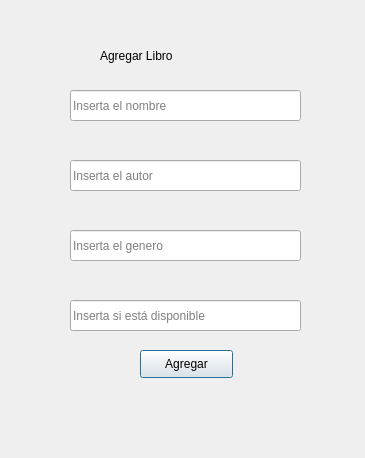
<?xml version="1.0" encoding="UTF-8"?>
<ui version="4.0">
 <class>Dialog</class>
 <widget class="QDialog" name="Dialog">
  <property name="geometry">
   <rect>
    <x>0</x>
    <y>0</y>
    <width>365</width>
    <height>458</height>
   </rect>
  </property>
  <property name="windowTitle">
   <string>Dialog</string>
  </property>
  <widget class="QLabel" name="label">
   <property name="geometry">
    <rect>
     <x>100</x>
     <y>20</y>
     <width>221</width>
     <height>71</height>
    </rect>
   </property>
   <property name="styleSheet">
    <string notr="true">font: 75 16pt &quot;MS Shell Dlg 2&quot;;</string>
   </property>
   <property name="text">
    <string>Agregar Libro</string>
   </property>
  </widget>
  <widget class="QLineEdit" name="leNombre">
   <property name="geometry">
    <rect>
     <x>70</x>
     <y>90</y>
     <width>231</width>
     <height>31</height>
    </rect>
   </property>
   <property name="placeholderText">
    <string>Inserta el nombre</string>
   </property>
  </widget>
  <widget class="QLineEdit" name="leAutor">
   <property name="geometry">
    <rect>
     <x>70</x>
     <y>160</y>
     <width>231</width>
     <height>31</height>
    </rect>
   </property>
   <property name="placeholderText">
    <string>Inserta el autor</string>
   </property>
  </widget>
  <widget class="QLineEdit" name="leGenero">
   <property name="geometry">
    <rect>
     <x>70</x>
     <y>230</y>
     <width>231</width>
     <height>31</height>
    </rect>
   </property>
   <property name="placeholderText">
    <string>Inserta el genero</string>
   </property>
  </widget>
  <widget class="QLineEdit" name="leDisponible">
   <property name="geometry">
    <rect>
     <x>70</x>
     <y>300</y>
     <width>231</width>
     <height>31</height>
    </rect>
   </property>
   <property name="placeholderText">
    <string>Inserta si está disponible</string>
   </property>
  </widget>
  <widget class="QPushButton" name="btnAgregar">
   <property name="geometry">
    <rect>
     <x>140</x>
     <y>350</y>
     <width>93</width>
     <height>28</height>
    </rect>
   </property>
   <property name="text">
    <string>Agregar</string>
   </property>
  </widget>
 </widget>
 <resources/>
 <connections/>
</ui>
